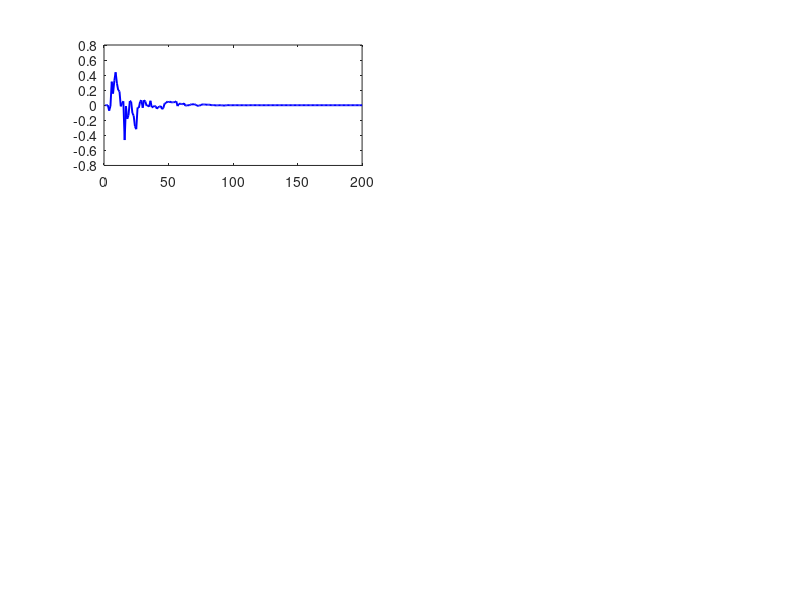

Write the MATLAB code that produced this figure. (Note: this script raises an error after producing the figure.)
clc; clear;

% ===== پارامترهای واقعی =====
A = [0 1 0;
     0.01 0 1;
     0    0 0];     % a11 = 0 , a21 = 0.01 , a31 = 0
B = [1; 0; 2];       % b11 = 1 , b12 = 0 , b13 = 2
C = [1 0 0];

% ===== تنظیمات شبیهسازی =====
T = 200;
n = 3;
x = zeros(n, T);
y = zeros(1, T);
u = randn(1, T);   % ورودی تصادفی

for t = 2:T
    x(:,t) = A * x(:,t-1) + B * u(t-1);
    y(t) = C * x(:,t);
end

% ===== الگوریتم Projection =====
theta_hat = zeros(6,1);           % [a11; a21; a31; b11; b12; b13]
theta_history = zeros(6, T);
threshold = 10;                   % کران φ برای اعمال Projection

for t = 4:T
    phi = [y(t-1); y(t-2); y(t-3); u(t-1); u(t-2); u(t-3)];
    
    if norm(phi) <= threshold     % شرط Projection
        y_hat = phi' * theta_hat;
        e = y(t) - y_hat;
        
        denom = phi' * phi + 1e-6;
        theta_hat = theta_hat + (phi * e) / denom;
    end

    theta_history(:,t) = theta_hat;
end

% ===== نمایش نتایج نهایی =====
disp('تخمین نهایی پارامترها با Projection:')
disp('theta_hat = [a11; a21; a31; b11; b12; b13]')
disp(theta_hat)

% ===== رسم نمودار تخمین پارامترها =====
labels = {'a11','a21','a31','b11','b12','b13'};
theta_real = [0; 0.01; 0; 1; 0; 2];

figure;
for i = 1:6
    subplot(3,2,i)
    plot(theta_history(i,:), 'b', 'LineWidth', 1.4); hold on
    yline(theta_real(i), 'k--', 'LineWidth', 1.2);
    xlabel('Time step'); ylabel(labels{i})
    legend('Estimated','True'); grid on
end
sgtitle('تخمین پارامترها با الگوریتم Projection')
